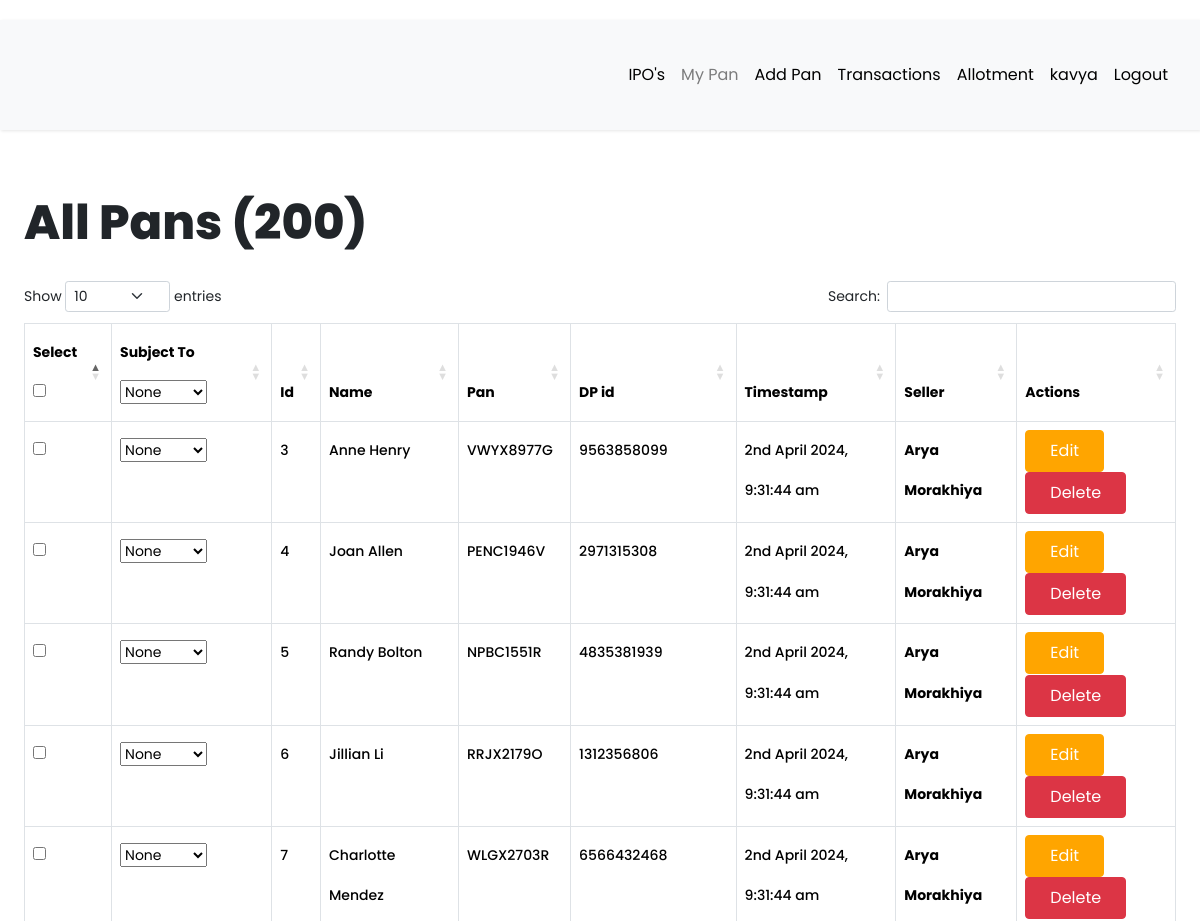
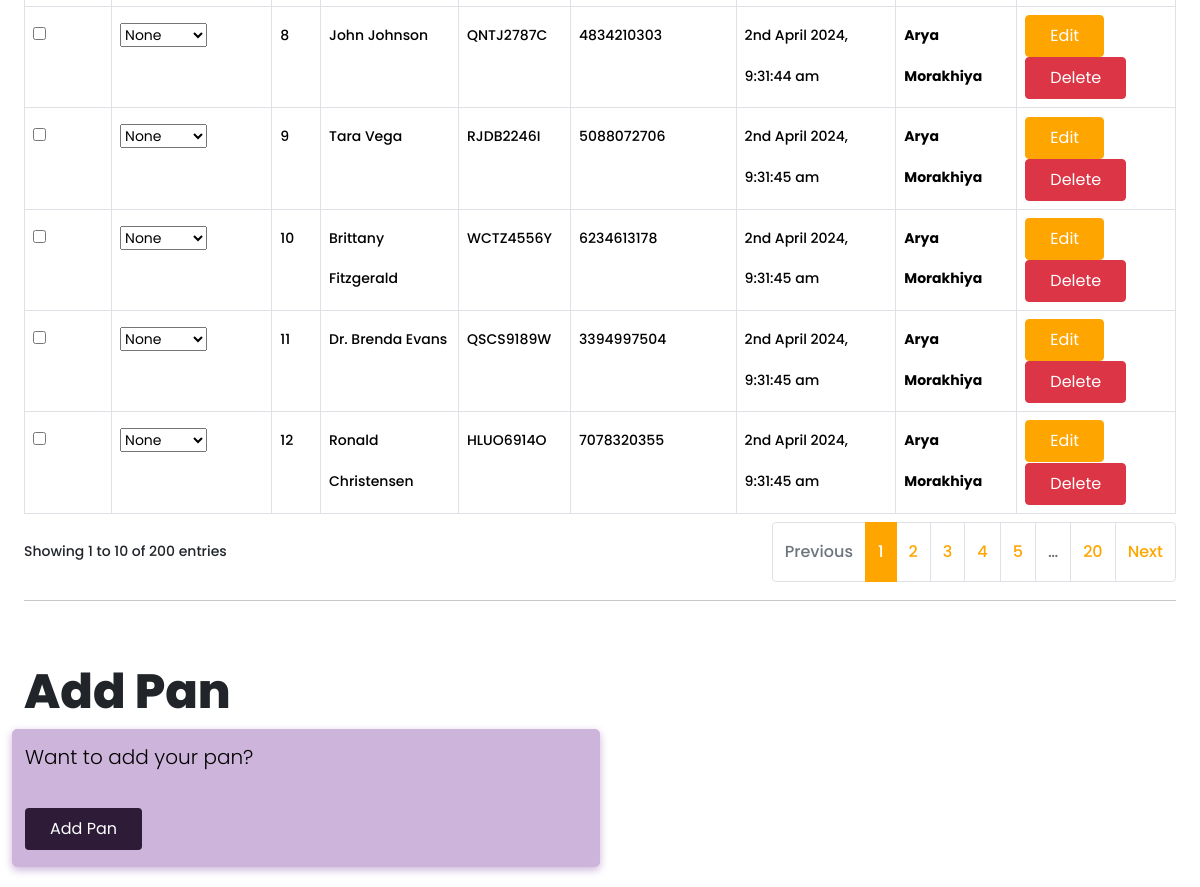
/all-pan (signed in), run on an earlier commit of the app's database (2 pictures, top to bottom).
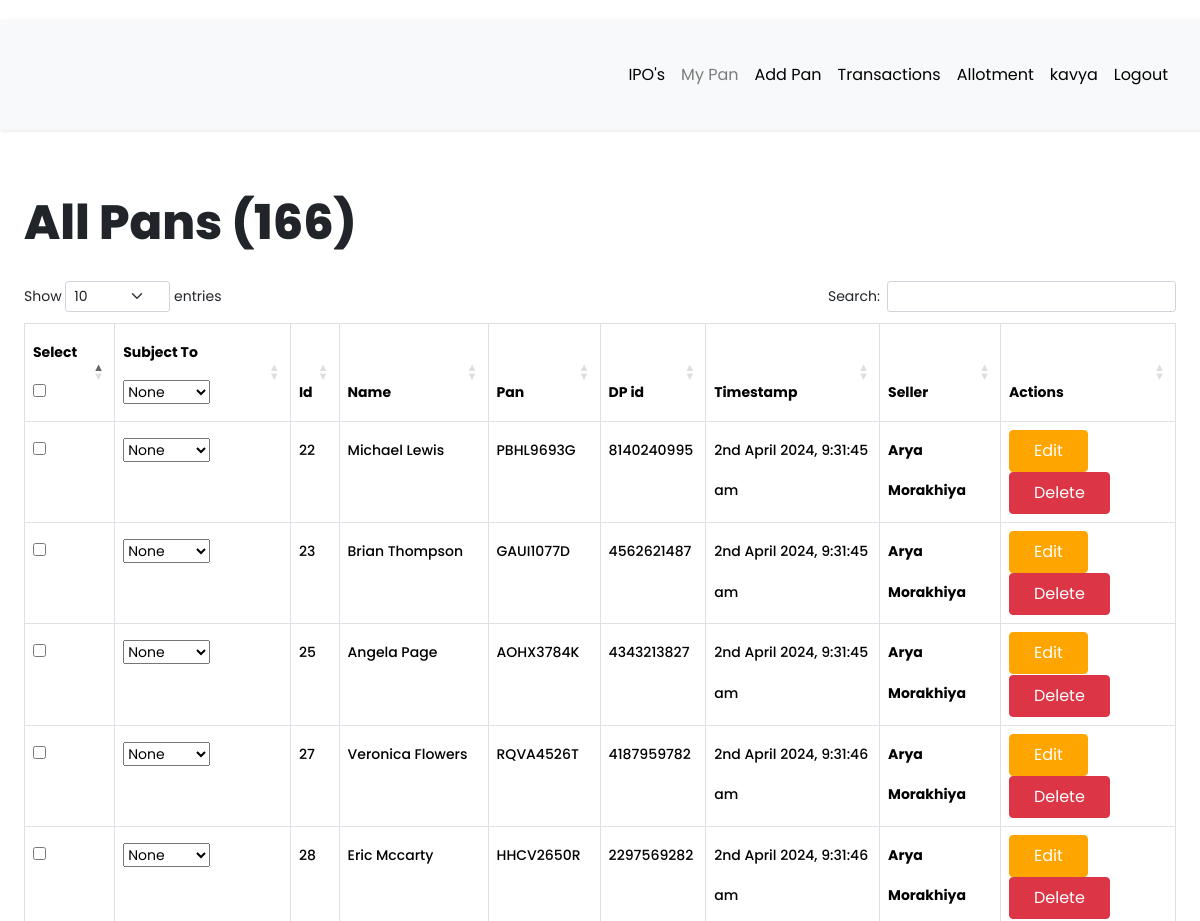
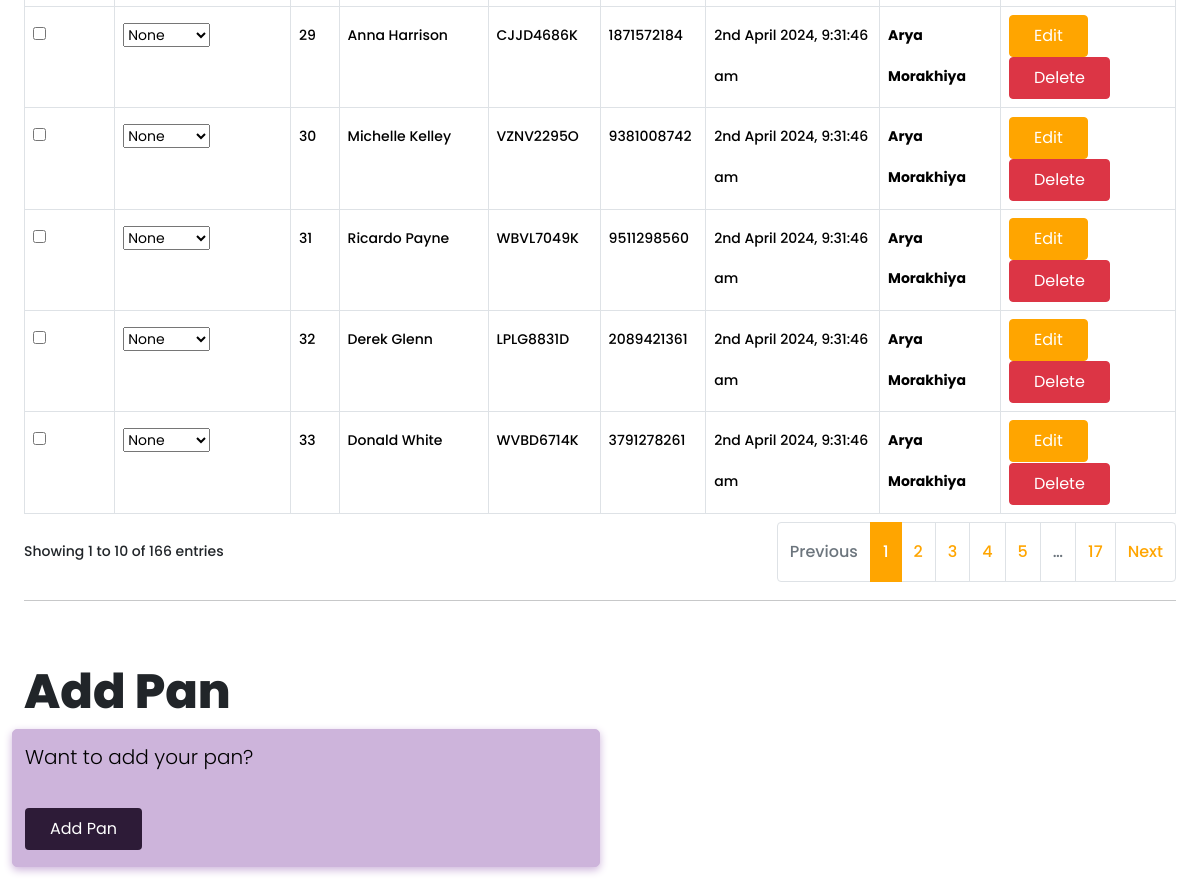
And on a later commit of the database (2 pictures, top to bottom).
### app/models.py (models this page shows, shortened)
class Pan(db.Model):
    __tablename__ = "pan"
    id = db.Column(db.Integer, primary_key=True)
    name = db.Column(db.String(64), nullable=True)
    pan_number = db.Column(db.String(64), nullable=False)
    dp_id = db.Column(db.String(64), nullable=True)
    timestamp = db.Column(db.DateTime, default=datetime.utcnow, nullable=True)
    seller_id = db.Column(db.Integer, db.ForeignKey("seller.id", ondelete="CASCADE", name="fk_pan_seller_id"), nullable=False)
    seller = db.relationship("Seller", backref=db.backref("pan", cascade="all, delete-orphan"), foreign_keys=[seller_id], passive_deletes=True)
    __table_args__ = (UniqueConstraint('pan_number', 'seller_id', name='_seller_pan_uc'),)

class User(db.Model, UserMixin):
    __tablename__ = "user"
    id = db.Column(db.Integer, primary_key=True)
    first_name = db.Column(db.String(64), index=True, default="First Name", nullable=False)
    last_name = db.Column(db.String(64), index=True, default="Last Name", nullable=False)
    username = db.Column(db.String(64), index=True, unique=True, nullable=False)
    email = db.Column(db.String(128), index=True, unique=True, nullable=False)
    password_hash = db.Column(db.String(128))
    confirm_password = db.Column(db.String(128))
    phone_number = db.Column(db.String(20), default="7016184560", nullable=False)
    verification_phone = db.Column(db.String(20))
    active = db.Column(db.Boolean, nullable=False, default=True)
    delete_account = db.Column(db.Boolean, default=False)
    registered_at = db.Column(db.DateTime, default=datetime.utcnow, nullable=False)
    emails = db.relationship("Email", backref="author", lazy="dynamic")
    type = db.Column(db.String(64))
    __mapper_args__ = {"polymorphic_identity": "user", "polymorphic_on": "type"}
    @property
    def is_active(self):
        return self.active

### app/routes.py (the view)
@app.route("/all-pan")
@login_required
def all_pan():
    if current_user.type == "seller":
        pans = Pan.query.filter_by(seller_id=current_user.id).all()
        all_pans = len(pans)
        return render_template(
            "Pan/all_pans.html",
            title="All Pans",
            pans=pans,
            all_pans=all_pans,
        )
    elif current_user.type == "admin":
        pans = Pan.query.all()
        all_pans = len(pans)
        return render_template(
            "Pan/all_pans.html",
            title="All Pans",
            pans=pans,
            all_pans=all_pans,
        )
    else:
        return flash_message()

### app/models.py (called while the page is built)
@login.user_loader
def load_user(id):
    return User.query.get(int(id))

### app/templates/Pan/all_pans.html (shortened to what this page needs)
{% extends 'base.html' %}
{% block current_user_content %}
<div class="container-fluid content">
    <div class="row">
        <div class="col-md-12">
            <h1 class="mt-4 mb-4">{{ title }} ({{ all_pans }})</h1>
        </div>
    </div>
    <div class="row pans">
        <div class="col-sm-12 col-md-12 ">
            <div class="table-responsive">
                <table id="data" class="table table-hover table-bordered">
                    <thead>
                        <tr>
                            <th>Select <input type="checkbox" id="select-all"> </th>
                            <th>Subject To <select name="def" id="def">
                                    <option value="none" default="checked">None</option>
                                </select> </th>
                            <th>Id</th>
                            <th>Name</th>
                            <th>Pan</th>
                            <th>DP id</th>
                            {% if current_user.type == "admin" %}
                            <th>Timestamp</th>
                            <th>Seller</th>
                            {% endif %}
                            <th>Actions</th>
                        </tr>
                    </thead>
                    <tbody>
                        {% for pan in pans %}
                        <tr>
                            <td><input type="checkbox" name="ID"></td>
                            <td><select name="subject" id="sub">
                                    <option value="none" default="checked">None</option>
                                </select></td>
                                <td> {{pan.id}} </td>
                            <td>{{ pan.name }}</td>
                            <td>{{ pan.pan_number }}</td>
                            <td>{{ pan.dp_id }}</td>
                            {% if current_user.type == "admin" %}
                            <td>{{ moment(pan.timestamp).format('Do MMMM YYYY, h:mm:ss a') }}</td>
                            <th> {{ pan.seller.first_name.title() }} {{ pan.seller.last_name.title() }} </th>
                            {% endif %}
                            <td>
                                <a href="{{ url_for('edit_pan', id=pan.id) }}" class="btn btn-primary">Edit</a>
                                <a href="{{ url_for('delete_pan', id=pan.id) }}" class="btn btn-danger">Delete</a>
                            </td>
                        </tr>
                        {% endfor %}
                    </tbody>
                </table>
            </div>
        </div>
    </div>
    <hr>
    <br>
    <div class="row">
        <br>
        <h1>Add Pan</h1>
        <div class="col-md-6 success">
            <p style="color: black;">
                Want to add your pan? <br><br>
                <a class="btn" style="background-color: #2d1b37; color: white;" href=" {{ url_for('add_pan') }} ">
                    Add Pan
                </a>
            </p>
        </div>
    </div>
</div>
{% endblock %}

What changed in the data, as far as the page shows it:
removed Pan: id "3", name "Anne Henry", pan_number "VWYX8977G", dp_id "9563858099", timestamp "2nd April 2024, 9:31:44 am", seller.first_name "Arya", seller.last_name "Morakhiya"
removed Pan: id "4", name "Joan Allen", pan_number "PENC1946V", dp_id "2971315308", timestamp "2nd April 2024, 9:31:44 am", seller.first_name "Arya", seller.last_name "Morakhiya"
removed Pan: id "5", name "Randy Bolton", pan_number "NPBC1551R", dp_id "4835381939", timestamp "2nd April 2024, 9:31:44 am", seller.first_name "Arya", seller.last_name "Morakhiya"
removed Pan: id "6", name "Jillian Li", pan_number "RRJX2179O", dp_id "1312356806", timestamp "2nd April 2024, 9:31:44 am", seller.first_name "Arya", seller.last_name "Morakhiya"
removed Pan: id "7", name "Charlotte Mendez", pan_number "WLGX2703R", dp_id "6566432468", timestamp "2nd April 2024, 9:31:44 am", seller.first_name "Arya", seller.last_name "Morakhiya"
removed Pan: id "8", name "John Johnson", pan_number "QNTJ2787C", dp_id "4834210303", timestamp "2nd April 2024, 9:31:44 am", seller.first_name "Arya", seller.last_name "Morakhiya"
removed Pan: id "9", name "Tara Vega", pan_number "RJDB2246I", dp_id "5088072706", timestamp "2nd April 2024, 9:31:45 am", seller.first_name "Arya", seller.last_name "Morakhiya"
removed Pan: id "10", name "Brittany Fitzgerald", pan_number "WCTZ4556Y", dp_id "6234613178", timestamp "2nd April 2024, 9:31:45 am", seller.first_name "Arya", seller.last_name "Morakhiya"
removed Pan: id "11", name "Dr. Brenda Evans", pan_number "QSCS9189W", dp_id "3394997504", timestamp "2nd April 2024, 9:31:45 am", seller.first_name "Arya", seller.last_name "Morakhiya"
removed Pan: id "12", name "Ronald Christensen", pan_number "HLUO6914O", dp_id "7078320355", timestamp "2nd April 2024, 9:31:45 am", seller.first_name "Arya", seller.last_name "Morakhiya"
now on this page (row unchanged): Pan: id "22", name "Michael Lewis", pan_number "PBHL9693G", dp_id "8140240995", timestamp "2nd April 2024, 9:31:45 am", seller.first_name "Arya", seller.last_name "Morakhiya"
now on this page (row unchanged): Pan: id "23", name "Brian Thompson", pan_number "GAUI1077D", dp_id "4562621487", timestamp "2nd April 2024, 9:31:45 am", seller.first_name "Arya", seller.last_name "Morakhiya"
now on this page (row unchanged): Pan: id "25", name "Angela Page", pan_number "AOHX3784K", dp_id "4343213827", timestamp "2nd April 2024, 9:31:45 am", seller.first_name "Arya", seller.last_name "Morakhiya"
now on this page (row unchanged): Pan: id "27", name "Veronica Flowers", pan_number "RQVA4526T", dp_id "4187959782", timestamp "2nd April 2024, 9:31:46 am", seller.first_name "Arya", seller.last_name "Morakhiya"
now on this page (row unchanged): Pan: id "28", name "Eric Mccarty", pan_number "HHCV2650R", dp_id "2297569282", timestamp "2nd April 2024, 9:31:46 am", seller.first_name "Arya", seller.last_name "Morakhiya"
now on this page (row unchanged): Pan: id "29", name "Anna Harrison", pan_number "CJJD4686K", dp_id "1871572184", timestamp "2nd April 2024, 9:31:46 am", seller.first_name "Arya", seller.last_name "Morakhiya"
now on this page (row unchanged): Pan: id "30", name "Michelle Kelley", pan_number "VZNV2295O", dp_id "9381008742", timestamp "2nd April 2024, 9:31:46 am", seller.first_name "Arya", seller.last_name "Morakhiya"
now on this page (row unchanged): Pan: id "31", name "Ricardo Payne", pan_number "WBVL7049K", dp_id "9511298560", timestamp "2nd April 2024, 9:31:46 am", seller.first_name "Arya", seller.last_name "Morakhiya"
now on this page (row unchanged): Pan: id "32", name "Derek Glenn", pan_number "LPLG8831D", dp_id "2089421361", timestamp "2nd April 2024, 9:31:46 am", seller.first_name "Arya", seller.last_name "Morakhiya"
now on this page (row unchanged): Pan: id "33", name "Donald White", pan_number "WVBD6714K", dp_id "3791278261", timestamp "2nd April 2024, 9:31:46 am", seller.first_name "Arya", seller.last_name "Morakhiya"
Also different on the page:
{{ all_pans }}: "200" → "166"
text written by a page script: "Show entries Search: Showing 1 to 10 of 200 entries Previous 1 2 3 4 5 … 20 Next" → "Show entries Search: Showing 1 to 10 of 166 entries Previous 1 2 3 4 5 … 17 Next"
